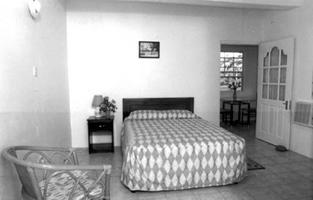
#> input picture HW3/Data/Train/Bedroom/image_0041.jpg, 313 x 200 px; its folder holds only this picture in this run
$ python q4p1.py
#> lines starting #> are read from the running program, lines starting #| are printed output that depends on the picture; after the words box and inside, x2 and y2 are one past the last pixel; in counts of white or black regions, pixels touching at a corner belong together
import cv2 as cv
import numpy as np
import glob
counter = 0
train_data = np.zeros((2985,256),np.float32)
test_data = np.zeros((1500,256),np.float32)
responses = np.zeros((2985,1),np.float32)
true_responses = np.zeros((1500,1))

for i , place in enumerate(glob.glob('Data/Train/*')):
    for image_path in glob.glob(place+'/*'):
        image  = cv.resize(cv.imread(image_path,0), (16, 16))
        vector = np.reshape(image,(1,-1))
        train_data[counter] = vector
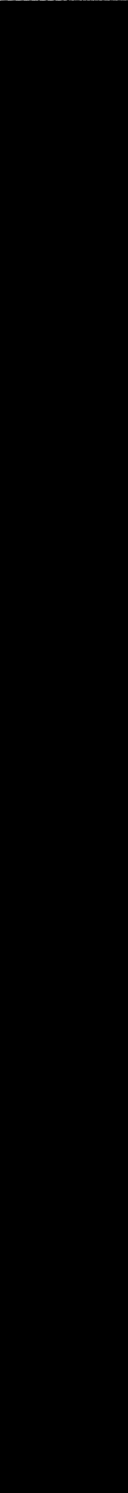
#> train_data: shape (2985, 256) float32 (shown at 1/2 size); min 0, max 255, mean 0.1
        responses[counter] = i
        counter+=1
#> pass 2 of the loop `for i , place in enumerate(glob.glob('Data/Train/*')):`:
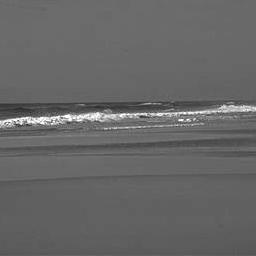
#> input picture HW3/Data/Train/Coast/image_0091.jpg, 256 x 256 px
#> `train_data[counter] = vector`:
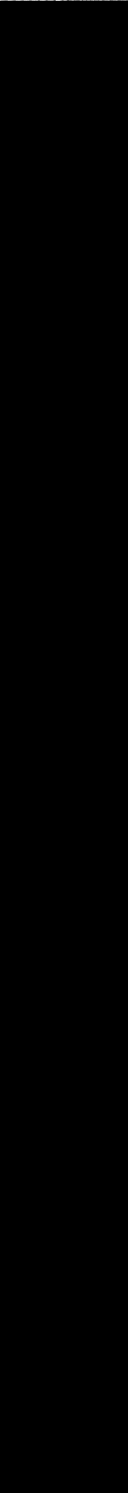
#> train_data: shape (2985, 256) float32 (shown at 1/2 size); 0.03% of pixels changed, all inside (x1, y1, x2, y2) = (0, 1, 256, 2)

knn = cv.ml.KNearest_create()
knn.train(train_data, cv.ml.ROW_SAMPLE, responses)

counter = 0
for i , place in enumerate(glob.glob('Data/Test/*')):
    for image_path in glob.glob(place+'/*'):
        image  = cv.resize(cv.imread(image_path,0), (16, 16))
        vector = np.reshape(image,(1,-1))
        test_data[counter] = vector
        true_responses[counter] = i
        counter+=1

ret, results, neighbours ,dist = knn.findNearest(test_data, 3)
d = results-true_responses
false_lables = np.count_nonzero(d)
prescision = (1-(false_lables/1500))*100
print(prescision)
